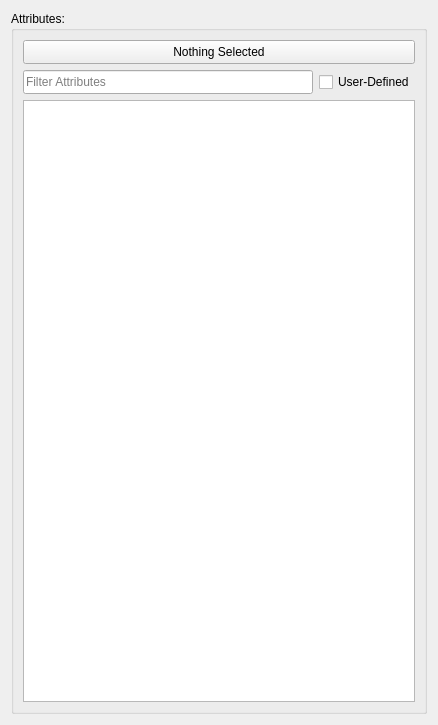
<?xml version="1.0" encoding="UTF-8"?>
<ui version="4.0">
 <class>QSpreadsheetTab</class>
 <widget class="QWidget" name="QSpreadsheetTab">
  <property name="geometry">
   <rect>
    <x>0</x>
    <y>0</y>
    <width>438</width>
    <height>725</height>
   </rect>
  </property>
  <property name="windowTitle">
   <string>Form</string>
  </property>
  <layout class="QVBoxLayout" name="verticalLayout">
   <item>
    <widget class="QGroupBox" name="attributesGroupBox">
     <property name="sizePolicy">
      <sizepolicy hsizetype="Preferred" vsizetype="Expanding">
       <horstretch>0</horstretch>
       <verstretch>0</verstretch>
      </sizepolicy>
     </property>
     <property name="title">
      <string>Attributes:</string>
     </property>
     <layout class="QVBoxLayout" name="verticalLayout_2">
      <item>
       <widget class="QPushButton" name="editPushButton">
        <property name="sizePolicy">
         <sizepolicy hsizetype="Expanding" vsizetype="Fixed">
          <horstretch>0</horstretch>
          <verstretch>0</verstretch>
         </sizepolicy>
        </property>
        <property name="minimumSize">
         <size>
          <width>0</width>
          <height>24</height>
         </size>
        </property>
        <property name="maximumSize">
         <size>
          <width>16777215</width>
          <height>24</height>
         </size>
        </property>
        <property name="styleSheet">
         <string notr="true">QPushButton:hover:checked { background-color: crimson; }
QPushButton:checked { background-color: firebrick; border: none; }</string>
        </property>
        <property name="text">
         <string>Nothing Selected</string>
        </property>
        <property name="checkable">
         <bool>true</bool>
        </property>
       </widget>
      </item>
      <item>
       <widget class="QWidget" name="filterWidget" native="true">
        <property name="sizePolicy">
         <sizepolicy hsizetype="Expanding" vsizetype="Fixed">
          <horstretch>0</horstretch>
          <verstretch>0</verstretch>
         </sizepolicy>
        </property>
        <property name="minimumSize">
         <size>
          <width>0</width>
          <height>24</height>
         </size>
        </property>
        <property name="maximumSize">
         <size>
          <width>16777215</width>
          <height>24</height>
         </size>
        </property>
        <layout class="QHBoxLayout" name="horizontalLayout_4">
         <property name="leftMargin">
          <number>0</number>
         </property>
         <property name="topMargin">
          <number>0</number>
         </property>
         <property name="rightMargin">
          <number>0</number>
         </property>
         <property name="bottomMargin">
          <number>0</number>
         </property>
         <item>
          <widget class="QLineEdit" name="filterLineEdit">
           <property name="sizePolicy">
            <sizepolicy hsizetype="Expanding" vsizetype="Preferred">
             <horstretch>0</horstretch>
             <verstretch>0</verstretch>
            </sizepolicy>
           </property>
           <property name="placeholderText">
            <string>Filter Attributes</string>
           </property>
           <property name="clearButtonEnabled">
            <bool>true</bool>
           </property>
          </widget>
         </item>
         <item>
          <widget class="QCheckBox" name="userDefinedCheckBox">
           <property name="sizePolicy">
            <sizepolicy hsizetype="Minimum" vsizetype="Preferred">
             <horstretch>0</horstretch>
             <verstretch>0</verstretch>
            </sizepolicy>
           </property>
           <property name="text">
            <string>User-Defined</string>
           </property>
           <property name="checked">
            <bool>false</bool>
           </property>
          </widget>
         </item>
        </layout>
       </widget>
      </item>
      <item>
       <widget class="QTreeView" name="attributeTreeView">
        <property name="styleSheet">
         <string notr="true">QTreeView::item { height: 24px; }</string>
        </property>
        <property name="alternatingRowColors">
         <bool>true</bool>
        </property>
        <attribute name="headerMinimumSectionSize">
         <number>50</number>
        </attribute>
       </widget>
      </item>
     </layout>
    </widget>
   </item>
  </layout>
 </widget>
 <resources/>
 <connections/>
</ui>
